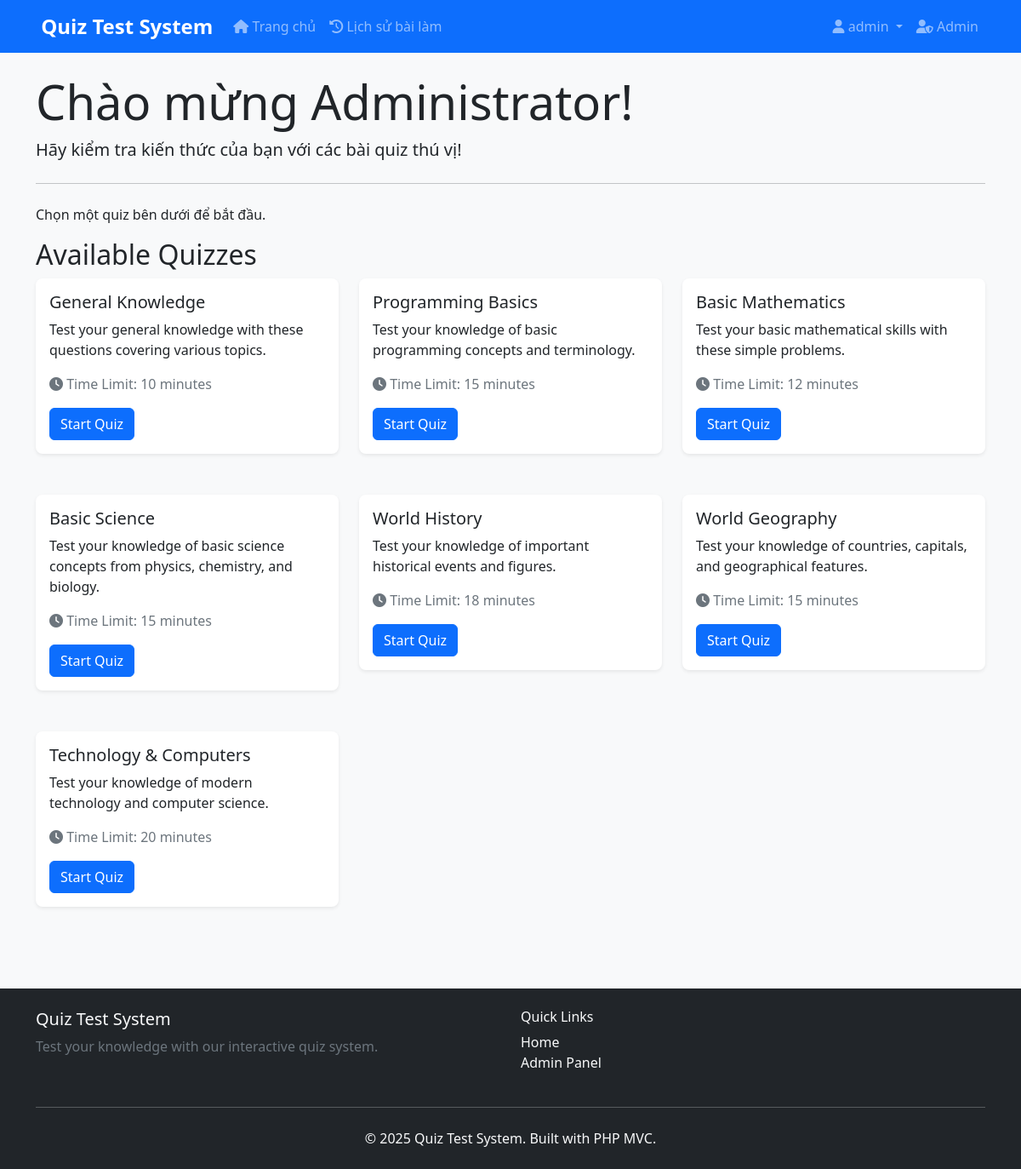
/frontend/index.php (signed in), run on the app's committed database.
### tables this page shows
CREATE TABLE IF NOT EXISTS quizzes (
    id INT AUTO_INCREMENT PRIMARY KEY,
    title VARCHAR(255) NOT NULL,
    description TEXT,
    time_limit INT NULL,
    status VARCHAR(20) DEFAULT 'active',
    created_at TIMESTAMP DEFAULT CURRENT_TIMESTAMP,
    updated_at TIMESTAMP DEFAULT CURRENT_TIMESTAMP ON UPDATE CURRENT_TIMESTAMP,
    INDEX idx_status (status),
    INDEX idx_created_at (created_at)
);

### controllers/UserController.php (called while the page is built, shortened)
<?php
class UserController {
    public function isAuthenticated() {
        return isset($_SESSION['user_logged_in']) && !empty($_SESSION['user_logged_in']);
    }
    public function getCurrentUser() {
        if ($this->isAuthenticated()) {
            return [
                'id' => $_SESSION['user_id'],
                'username' => $_SESSION['username'],
                'full_name' => $_SESSION['full_name'],
                'email' => $_SESSION['email']
            ];
        }
        return false;
    }
}
?>

### config/config.php (called while the page is built, shortened)
<?php
require_once 'database.php';
if (!function_exists('custom_autoloader')) {
    function custom_autoloader($class) {
        $paths = [
            __DIR__ . '/../models/',
            __DIR__ . '/../controllers/',
            __DIR__ . '/models/',
            __DIR__ . '/controllers/'
        ];
        foreach ($paths as $path) {
            $file = $path . $class . '.php';
            if (file_exists($file)) {
                return;
            }
        }
    }
}
?>

### controllers/QuizController.php (called while the page is built, shortened)
<?php
class QuizController {
    private $quizModel;
    public function __construct() {
        $this->quizModel = new Quiz();
    }
    public function index() {
        try {
            $quizzes = $this->quizModel->getAllQuizzes();
            return $quizzes;
        } catch (Exception $e) {
            error_log("Error in QuizController::index: " . $e->getMessage());
            return [];
        }
    }
}
?>

### models/Quiz.php (called while the page is built, shortened)
<?php
if (!class_exists('Quiz')) {
class Quiz {
    private $db;
    public function __construct() {
        $this->db = new Database();
    }
    public function getAllQuizzes() {
        $sql = "SELECT * FROM quizzes WHERE status = 'active' ORDER BY created_at DESC";
        return $this->db->fetchAll($sql);
    }
}
}
?>

### models/Database.php (called while the page is built, shortened)
<?php
if (!class_exists('Database')) {
class Database {
    private $pdo;
    public function __construct() {
        global $pdo;
        $this->pdo = $pdo;
    }
    public function query($sql, $params = []) {
        try {
            $stmt = $this->pdo->prepare($sql);
            $stmt->execute($params);
            return $stmt;
        } catch(PDOException $e) {
            throw new Exception("Database query failed: " . $e->getMessage());
        }
    }
    public function fetchAll($sql, $params = []) {
        $stmt = $this->query($sql, $params);
        return $stmt->fetchAll();
    }
}
}
?>

### frontend/index.php (the view, shortened to what this page needs)
<?php
try {
    if (!defined('CONFIG_LOADED')) {
        require_once '../config/config.php';
    }
    $controller = new QuizController();
    $quizzes = $controller->index();
} catch (Exception $e) {
    die('Error: ' . $e->getMessage());
}
include '../views/layout/header.php';
?>
<div class="container mt-4">
    <div class="jumbotron">
        <h1 class="display-4">Chào mừng <?php echo htmlspecialchars($currentUser['full_name']); ?>!</h1>
        <p class="lead">Hãy kiểm tra kiến thức của bạn với các bài quiz thú vị!</p>
        <hr class="my-4">
        <p>Chọn một quiz bên dưới để bắt đầu.</p>
    </div>
    <div class="row">
        <div class="col-md-12">
            <h2>Available Quizzes</h2>
            <?php if (empty($quizzes)): ?>
                <div class="alert alert-info">
                    <h4>No Quizzes Available</h4>
                    <p>There are currently no quizzes available. Please check back later.</p>
                </div>
            <?php else: ?>
                <div class="row">
                    <?php foreach ($quizzes as $quiz): ?>
                        <div class="col-md-6 col-lg-4 mb-4">
                            <div class="card">
                                <div class="card-body">
                                    <h5 class="card-title"><?php echo htmlspecialchars($quiz['title']); ?></h5>
                                    <p class="card-text"><?php echo htmlspecialchars($quiz['description']); ?></p>
                                    <?php if ($quiz['time_limit']): ?>
                                        <p class="text-muted">
                                            <i class="fas fa-clock"></i> Time Limit: <?php echo $quiz['time_limit']; ?> minutes
                                        </p>
                                    <?php endif; ?>
                                    <a href="quiz.php?id=<?php echo $quiz['id']; ?>" class="btn btn-primary">Start Quiz</a>
                                </div>
                            </div>
                        </div>
                    <?php endforeach; ?>
                </div>
            <?php endif; ?>
        </div>
    </div>
</div>
<?php include '../views/layout/footer.php'; ?>

### views/layout/header.php (shortened to what this page needs)
<!DOCTYPE html>
<html lang="en">
<head>
    <link href="https://cdn.jsdelivr.net/npm/bootstrap@5.1.3/dist/css/bootstrap.min.css" rel="stylesheet">
    <link href="https://cdnjs.cloudflare.com/ajax/libs/font-awesome/6.0.0/css/all.min.css" rel="stylesheet">
    <link href="../assets/css/style.css" rel="stylesheet">
</head>
<body>
    <nav class="navbar navbar-expand-lg navbar-dark bg-primary">
        <div class="container">
            <a class="navbar-brand" href="index.php">
                <i class="fas fa-quiz"></i> <?php echo SITE_NAME; ?>
            </a>
            <div class="collapse navbar-collapse" id="navbarNav">
                <ul class="navbar-nav me-auto">
                    <li class="nav-item">
                        <a class="nav-link" href="index.php">
                            <i class="fas fa-home"></i> Trang chủ
                        </a>
                    </li>
                    <?php
                    $userController = new UserController();
                    if ($userController->isAuthenticated()):
                        $currentUser = $userController->getCurrentUser();
                    ?>
                    <li class="nav-item">
                        <a class="nav-link" href="history.php">
                            <i class="fas fa-history"></i> Lịch sử bài làm
                        </a>
                    </li>
                    <?php endif; ?>
                </ul>
                <ul class="navbar-nav">
                    <?php if (isset($userController) && $userController->isAuthenticated()): ?>
                        <li class="nav-item dropdown">
                            <a class="nav-link dropdown-toggle" href="#" id="navbarDropdown" role="button" data-bs-toggle="dropdown">
                                <i class="fas fa-user"></i> <?php echo htmlspecialchars($currentUser['username']); ?>
                            </a>
                        </li>
                    <?php endif; ?>
                    <li class="nav-item">
                        <a class="nav-link" href="../backend/login.php">
                            <i class="fas fa-user-shield"></i> Admin
                        </a>
                    </li>
                </ul>
            </div>
        </div>
    </nav>

### views/layout/footer.php (shortened to what this page needs)
    <footer class="bg-dark text-light mt-5 py-4">
        <div class="container">
            <div class="row">
                <div class="col-md-6">
                    <h5><?php echo SITE_NAME; ?></h5>
                    <p class="text-muted">Test your knowledge with our interactive quiz system.</p>
                </div>
                <div class="col-md-6">
                    <h6>Quick Links</h6>
                    <ul class="list-unstyled">
                        <li><a href="index.php" class="text-light">Home</a></li>
                        <li><a href="../backend/login.php" class="text-light">Admin Panel</a></li>
                    </ul>
                </div>
            </div>
            <hr class="my-4">
            <div class="text-center">
                <p class="mb-0">&copy; <?php echo date('Y'); ?> <?php echo SITE_NAME; ?>. Built with PHP MVC.</p>
            </div>
        </div>
    </footer>
</body>
</html>

### assets/css/style.css (style rules this page uses)
body { font-family: 'Segoe UI', Tahoma, Geneva, Verdana, sans-serif; background-color: #f8f9fa; }
.navbar-brand { font-weight: bold; font-size: 1.5rem; }
.card { border: none; box-shadow: 0 0.125rem 0.25rem rgba(0, 0, 0, 0.075); border-radius: 0.5rem; margin-bottom: 1.5rem; }
.btn { border-radius: 0.375rem; font-weight: 500; }
footer { margin-top: auto; }
footer a { text-decoration: none; }

### data on the page
quizzes: title "General Knowledge", description "Test your general knowledge with these questions covering various topics.", time_limit "10"
quizzes: title "Programming Basics", description "Test your knowledge of basic programming concepts and terminology.", time_limit "15"
quizzes: title "Basic Mathematics", description "Test your basic mathematical skills with these simple problems.", time_limit "12"
quizzes: title "Basic Science", description "Test your knowledge of basic science concepts from physics, chemistry, and biology.", time_limit "15"
quizzes: title "World History", description "Test your knowledge of important historical events and figures.", time_limit "18"
quizzes: title "World Geography", description "Test your knowledge of countries, capitals, and geographical features.", time_limit "15"
quizzes: title "Technology & Computers", description "Test your knowledge of modern technology and computer science.", time_limit "20"

### other printed values
SITE_NAME "Quiz Test System"
$currentUser['username'] "admin"
$currentUser['full_name'] "Administrator"
